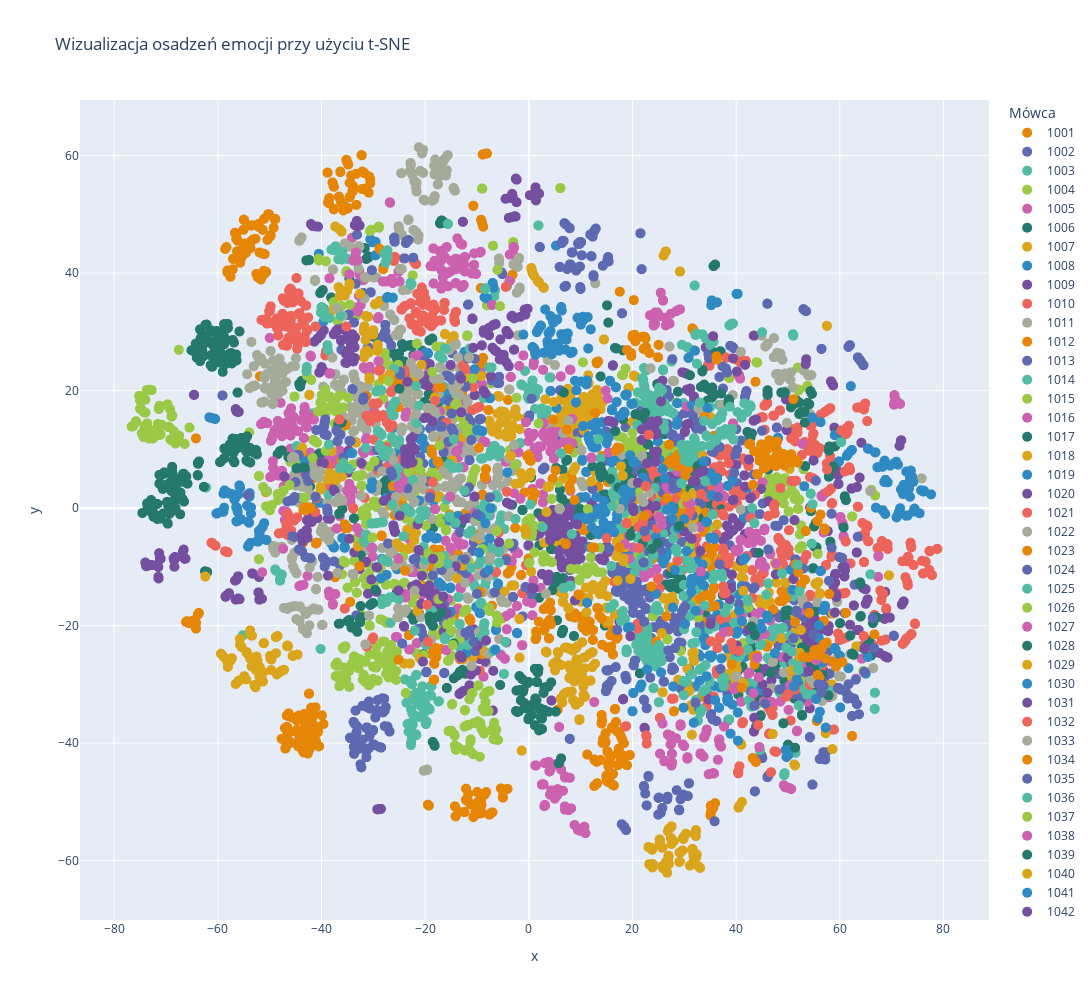

Notebook source saved alongside this figure:
### Code cell
plot_embeddings(speaker_embeddings, speakers, files, color_by='Mówca')
